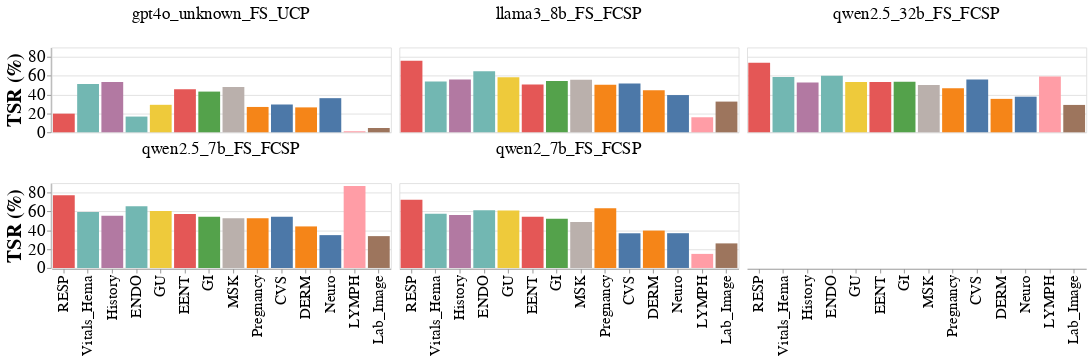

Here is the notebook cell this chart was saved with:
### Code cell
# Filter out `case_average`
filtered_df = df[(df['Category'] != 'case_average')& (df["identifier"].isin(selected))]

# Melt the DataFrame for plotting multiple metrics
melted_df = filtered_df.melt(
    id_vars=['identifier', 'Category'],
    value_vars=['TSR', 'Levenshtein', 'ExactMatch'],
    var_name='Metric',
    value_name='Value'
)

# Filter for TSR only
tsr_df = melted_df[melted_df['Metric'] == 'TSR']

# Identify identifiers that have valid data
valid_identifiers = tsr_df.groupby('identifier').filter(lambda x: x['Value'].notnull().any())['identifier'].unique()

# Filter the tsr_df DataFrame to include only valid identifiers
tsr_df = tsr_df[tsr_df['identifier'].isin(valid_identifiers)]

# Create the bar chart for TSR with faceting and rotated x-axis labels
bar_chart_tsr = alt.Chart(tsr_df).mark_bar().encode(
    x=alt.X(
        'Category:N', 
        title=None, 
        sort=alt.EncodingSortField(
            field="Value",  
            op="mean",  
            order="descending"  # Sort from highest to lowest
        ),
        axis=alt.Axis(labelAngle=-90, labelFontSize=18, titleFontSize=20)
    ),  
    y=alt.Y('Value:Q', title='TSR (%)', axis=alt.Axis(labelFontSize=20, titleFontSize=24) ),
    color=alt.Color('Category:N', title='Category', legend=None),
    tooltip=['identifier:N', 'Category:N', 'Value:Q']
).properties(
    width=400,
    height=100
)


# Facet the chart by 'identifier' with row labels
faceted_chart = bar_chart_tsr.facet(
    facet=alt.Facet(
        'identifier:N',
        title=None,
        header=alt.Header(labelAngle=0, labelFontSize=20, titleFontSize=20)  # Customize row headers
    ),
    columns=3  # Arrange 6 plots per row
).configure_title(
    fontSize=14
).configure_axis(
    labelFontSize=10,
    titleFontSize=12,
).configure_facet(
    spacing=8  # Adjust spacing between plots
)


faceted_chart.show()
# Save to PDF
faceted_chart.save("../../EDA/per_category_TSR_selected_by_identifier.pdf")

### Figure 1 — Vega-Lite specification as saved in the notebook (floating-point values rounded to 4 significant figures)
{"config": {"view": {"continuousWidth": 300, "continuousHeight": 300}, "axis": {"labelFontSize": 10, "titleFontSize": 12}, "facet": {"spacing": 8}, "title": {"fontSize": 14}}, "data": {"name": "data-de0c85212f1800f1392e643a4045ca9f"}, "facet": {"field": "identifier", "header": {"labelAngle": 0, "labelFontSize": 20, "titleFontSize": 20}, "title": null, "type": "nominal"}, "spec": {"mark": {"type": "bar"}, "encoding": {"color": {"field": "Category", "legend": null, "title": "Category", "type": "nominal"}, "tooltip": [{"field": "identifier", "type": "nominal"}, {"field": "Category", "type": "nominal"}, {"field": "Value", "type": "quantitative"}], "x": {"axis": {"labelAngle": -90, "labelFontSize": 18, "titleFontSize": 20}, "field": "Category", "sort": {"field": "Value", "op": "mean", "order": "descending"}, "title": null, "type": "nominal"}, "y": {"axis": {"labelFontSize": 20, "titleFontSize": 24}, "field": "Value", "title": "TSR (%)", "type": "quantitative"}}, "height": 100, "width": 400}, "columns": 3, "$schema": "https://vega.github.io/schema/vega-lite/v5.20.1.json", "datasets": {"data-de0c85212f1800f1392e643a4045ca9f": [{"identifier": "llama3_8b_FS_FCSP", "Category": "Vitals_Hema", "Metric": "TSR", "Value": 53.8}, {"identifier": "llama3_8b_FS_FCSP", "Category": "Neuro", "Metric": "TSR", "Value": 39.51}, {"identifier": "llama3_8b_FS_FCSP", "Category": "EENT", "Metric": "TSR", "Value": 50.83}, {"identifier": "llama3_8b_FS_FCSP", "Category": "CVS", "Metric": "TSR", "Value": 51.88}, {"identifier": "llama3_8b_FS_FCSP", "Category": "RESP", "Metric": "TSR", "Value": 76.01}, {"identifier": "llama3_8b_FS_FCSP", "Category": "GI", "Metric": "TSR", "Value": 54.35}, {"identifier": "llama3_8b_FS_FCSP", "Category": "GU", "Metric": "TSR", "Value": 58.28}, {"identifier": "llama3_8b_FS_FCSP", "Category": "MSK", "Metric": "TSR", "Value": 55.7}, {"identifier": "llama3_8b_FS_FCSP", "Category": "DERM", "Metric": "TSR", "Value": 44.67}, {"identifier": "llama3_8b_FS_FCSP", "Category": "Lab_Image", "Metric": "TSR", "Value": 32.58}, {"identifier": "llama3_8b_FS_FCSP", "Category": "LYMPH", "Metric": "TSR", "Value": 15.94}, {"identifier": "llama3_8b_FS_FCSP", "Category": "History", "Metric": "TSR", "Value": 56.15}, {"identifier": "llama3_8b_FS_FCSP", "Category": "ENDO", "Metric": "TSR", "Value": 64.83}, {"identifier": "llama3_8b_FS_FCSP", "Category": "Pregnancy", "Metric": "TSR", "Value": 50.37}, {"identifier": "qwen2_7b_FS_FCSP", "Category": "Vitals_Hema", "Metric": "TSR", "Value": 57.65}, {"identifier": "qwen2_7b_FS_FCSP", "Category": "Neuro", "Metric": "TSR", "Value": 36.9}, {"identifier": "qwen2_7b_FS_FCSP", "Category": "EENT", "Metric": "TSR", "Value": 54.44}, {"identifier": "qwen2_7b_FS_FCSP", "Category": "CVS", "Metric": "TSR", "Value": 36.82}, {"identifier": "qwen2_7b_FS_FCSP", "Category": "RESP", "Metric": "TSR", "Value": 72.46}, {"identifier": "qwen2_7b_FS_FCSP", "Category": "GI", "Metric": "TSR", "Value": 52.17}, {"identifier": "qwen2_7b_FS_FCSP", "Category": "GU", "Metric": "TSR", "Value": 60.9}, {"identifier": "qwen2_7b_FS_FCSP", "Category": "MSK", "Metric": "TSR", "Value": 48.86}, {"identifier": "qwen2_7b_FS_FCSP", "Category": "DERM", "Metric": "TSR", "Value": 39.69}, {"identifier": "qwen2_7b_FS_FCSP", "Category": "Lab_Image", "Metric": "TSR", "Value": 26.08}, {"identifier": "qwen2_7b_FS_FCSP", "Category": "LYMPH", "Metric": "TSR", "Value": 14.94}, {"identifier": "qwen2_7b_FS_FCSP", "Category": "History", "Metric": "TSR", "Value": 56.19}, {"identifier": "qwen2_7b_FS_FCSP", "Category": "ENDO", "Metric": "TSR", "Value": 61.25}, {"identifier": "qwen2_7b_FS_FCSP", "Category": "Pregnancy", "Metric": "TSR", "Value": 63.32}, {"identifier": "qwen2.5_7b_FS_FCSP", "Category": "Vitals_Hema", "Metric": "TSR", "Value": 59.45}, {"identifier": "qwen2.5_7b_FS_FCSP", "Category": "Neuro", "Metric": "TSR", "Value": 34.85}, {"identifier": "qwen2.5_7b_FS_FCSP", "Category": "EENT", "Metric": "TSR", "Value": 57.4}, {"identifier": "qwen2.5_7b_FS_FCSP", "Category": "CVS", "Metric": "TSR", "Value": 54.33}, {"identifier": "qwen2.5_7b_FS_FCSP", "Category": "RESP", "Metric": "TSR", "Value": 77.27}, {"identifier": "qwen2.5_7b_FS_FCSP", "Category": "GI", "Metric": "TSR", "Value": 54.35}, {"identifier": "qwen2.5_7b_FS_FCSP", "Category": "GU", "Metric": "TSR", "Value": 60.54}, {"identifier": "qwen2.5_7b_FS_FCSP", "Category": "MSK", "Metric": "TSR", "Value": 52.66}, {"identifier": "qwen2.5_7b_FS_FCSP", "Category": "DERM", "Metric": "TSR", "Value": 44.09}, {"identifier": "qwen2.5_7b_FS_FCSP", "Category": "Lab_Image", "Metric": "TSR", "Value": 33.8}, {"identifier": "qwen2.5_7b_FS_FCSP", "Category": "LYMPH", "Metric": "TSR", "Value": 86.96}, {"identifier": "qwen2.5_7b_FS_FCSP", "Category": "History", "Metric": "TSR", "Value": 55.4}, {"identifier": "qwen2.5_7b_FS_FCSP", "Category": "ENDO", "Metric": "TSR", "Value": 65.42}, {"identifier": "qwen2.5_7b_FS_FCSP", "Category": "Pregnancy", "Metric": "TSR", "Value": 52.76}, {"identifier": "qwen2.5_32b_FS_FCSP", "Category": "Vitals_Hema", "Metric": "TSR", "Value": 58.67}, {"identifier": "qwen2.5_32b_FS_FCSP", "Category": "Neuro", "Metric": "TSR", "Value": 37.79}, {"identifier": "qwen2.5_32b_FS_FCSP", "Category": "EENT", "Metric": "TSR", "Value": 53.45}, {"identifier": "qwen2.5_32b_FS_FCSP", "Category": "CVS", "Metric": "TSR", "Value": 56.12}, {"identifier": "qwen2.5_32b_FS_FCSP", "Category": "RESP", "Metric": "TSR", "Value": 73.91}, {"identifier": "qwen2.5_32b_FS_FCSP", "Category": "GI", "Metric": "TSR", "Value": 53.62}, {"identifier": "qwen2.5_32b_FS_FCSP", "Category": "GU", "Metric": "TSR", "Value": 53.3}, {"identifier": "qwen2.5_32b_FS_FCSP", "Category": "MSK", "Metric": "TSR", "Value": 50.12}, {"identifier": "qwen2.5_32b_FS_FCSP", "Category": "DERM", "Metric": "TSR", "Value": 35.47}, {"identifier": "qwen2.5_32b_FS_FCSP", "Category": "Lab_Image", "Metric": "TSR", "Value": 29.04}, {"identifier": "qwen2.5_32b_FS_FCSP", "Category": "LYMPH", "Metric": "TSR", "Value": 59.23}, {"identifier": "qwen2.5_32b_FS_FCSP", "Category": "History", "Metric": "TSR", "Value": 52.91}, {"identifier": "qwen2.5_32b_FS_FCSP", "Category": "ENDO", "Metric": "TSR", "Value": 60.13}, {"identifier": "qwen2.5_32b_FS_FCSP", "Category": "Pregnancy", "Metric": "TSR", "Value": 46.77}, {"identifier": "gpt4o_unknown_FS_UCP", "Category": "Vitals_Hema", "Metric": "TSR", "Value": 51.3}, {"identifier": "gpt4o_unknown_FS_UCP", "Category": "Neuro", "Metric": "TSR", "Value": 36.22}, {"identifier": "gpt4o_unknown_FS_UCP", "Category": "EENT", "Metric": "TSR", "Value": 45.8}, {"identifier": "gpt4o_unknown_FS_UCP", "Category": "CVS", "Metric": "TSR", "Value": 29.5}, {"identifier": "gpt4o_unknown_FS_UCP", "Category": "RESP", "Metric": "TSR", "Value": 19.8}, {"identifier": "gpt4o_unknown_FS_UCP", "Category": "GI", "Metric": "TSR", "Value": 43.19}, {"identifier": "gpt4o_unknown_FS_UCP", "Category": "GU", "Metric": "TSR", "Value": 29.17}, {"identifier": "gpt4o_unknown_FS_UCP", "Category": "MSK", "Metric": "TSR", "Value": 48.08}, {"identifier": "gpt4o_unknown_FS_UCP", "Category": "DERM", "Metric": "TSR", "Value": 26.43}, {"identifier": "gpt4o_unknown_FS_UCP", "Category": "Lab_Image", "Metric": "TSR", "Value": 4.549}, {"identifier": "gpt4o_unknown_FS_UCP", "Category": "LYMPH", "Metric": "TSR", "Value": 1.106}, {"identifier": "gpt4o_unknown_FS_UCP", "Category": "History", "Metric": "TSR", "Value": 53.35}, {"identifier": "gpt4o_unknown_FS_UCP", "Category": "ENDO", "Metric": "TSR", "Value": 16.68}, {"identifier": "gpt4o_unknown_FS_UCP", "Category": "Pregnancy", "Metric": "TSR", "Value": 26.9}]}}
